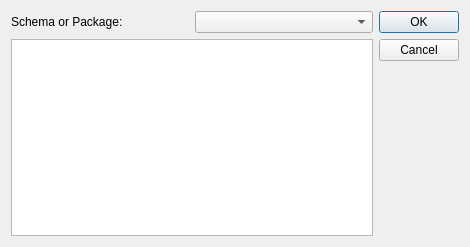
<?xml version="1.0" encoding="UTF-8"?>
<ui version="4.0">
 <class>SelectMQL</class>
 <widget class="QWidget" name="SelectMQL">
  <property name="geometry">
   <rect>
    <x>0</x>
    <y>0</y>
    <width>470</width>
    <height>247</height>
   </rect>
  </property>
  <property name="windowTitle">
   <string>Choose a MetaSQL Query</string>
  </property>
  <layout class="QGridLayout" name="gridLayout">
   <item row="0" column="0">
    <widget class="QLabel" name="_schemaLit">
     <property name="text">
      <string>Schema or Package:</string>
     </property>
    </widget>
   </item>
   <item row="0" column="1">
    <widget class="QComboBox" name="_schema"/>
   </item>
   <item row="0" column="2" rowspan="2">
    <widget class="QDialogButtonBox" name="_buttons">
     <property name="orientation">
      <enum>Qt::Vertical</enum>
     </property>
     <property name="standardButtons">
      <set>QDialogButtonBox::Cancel|QDialogButtonBox::Ok</set>
     </property>
    </widget>
   </item>
   <item row="1" column="0" colspan="2">
    <widget class="QTreeView" name="_list">
     <property name="editTriggers">
      <set>QAbstractItemView::NoEditTriggers</set>
     </property>
    </widget>
   </item>
  </layout>
 </widget>
 <resources/>
 <connections/>
</ui>
